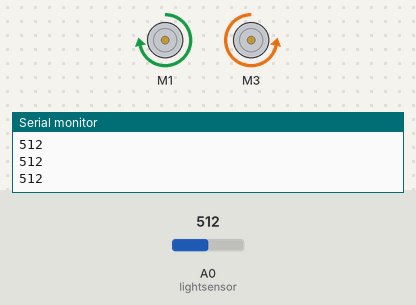
A sketch run on a simulated Arduino Uno, built with avr-gcc and run on an emulated ATmega328P. On the bench: 2 × DC motor (green arrow = forward, orange = backward, longer = faster), the last lines printed to the serial monitor. The inputs (shaded band) are chosen by the test bench; at power-on: A0 (lightsensor) = 512.

Above: at 1.2 s.
1.3 s: A0 (lightsensor) set to 491
At 1.8 s:
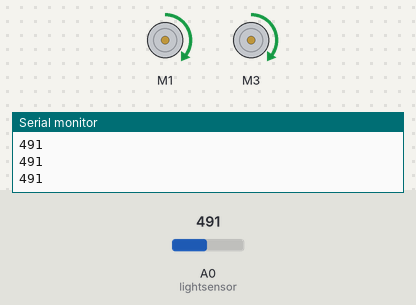
2.8 s: A0 (lightsensor) set to 108
4.3 s: A0 (lightsensor) set to 94
At 5.3 s:
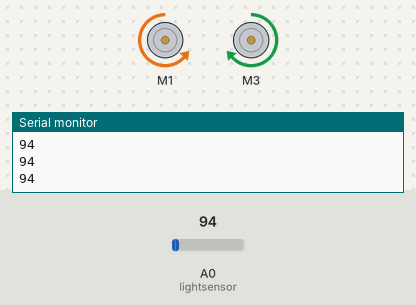
5.8 s: A0 (lightsensor) set to 110
At 6.5 s:
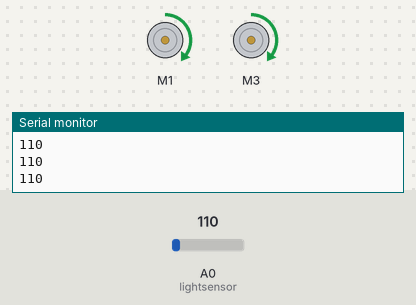
7.3 s: A0 (lightsensor) set to 90
At 8.7 s:
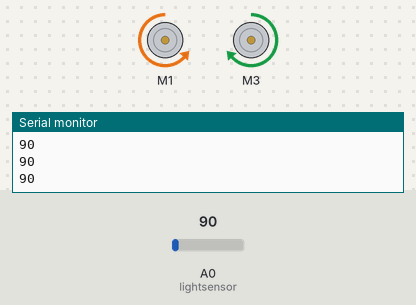
Timing chart, 0 to 9.8 s (numbered marks = the images above; inputs shaded):
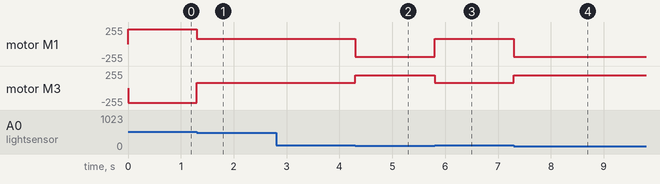

Measured:
- the behaviour switches between 500 and 499 on A0 (lightsensor) (found by bisection; images 0 and 1)
- the behaviour switches between 101 and 100 on A0 (lightsensor) (found by bisection; images 1 and 2)
- after the input at 1.3 s, motor M1: forward 220/255 → forward 80/255 at once; motor M3: backward 220/255 → forward 80/255 at once
- after the input at 4.3 s, motor M1: forward 80/255 → backward 190/255 at once; motor M3: forward 80/255 → forward 190/255 at once
- after the input at 5.8 s, motor M1: backward 190/255 → forward 80/255 at once; motor M3: forward 190/255 → forward 80/255 at once
- after the input at 7.3 s, motor M1: forward 80/255 → backward 190/255 at once; motor M3: forward 80/255 → forward 190/255 at once

The sketch:

carlos.ino
```cpp
#include "AFMotor.h"
#define lightsensor A0
#define borderLeft 100
#define borderRight 500
#define normalSpeed 80

AF_DCMotor motorRight (1,MOTOR12_8KHZ) ;
AF_DCMotor motorLeft (3,MOTOR34_8KHZ)  ;

void setup() {
  Serial.begin(9600);           // set up Serial library at 9600 bps
    pinMode(lightsensor, INPUT) ;

  //turn on motor
  motorRight.setSpeed(normalSpeed);
  motorLeft.setSpeed(normalSpeed);
}

void loop() {
  int sensor=0;
  int error=0;

  Serial.println(analogRead(lightsensor));
  sensor=analogRead(lightsensor);
  error=(sensor -75);

  if(sensor>borderLeft && sensor<borderRight)
  {
    motorRight.setSpeed(normalSpeed);
    motorLeft.setSpeed(normalSpeed);
    motorRight.run(FORWARD);
    motorLeft.run(FORWARD);
  }
  else if(sensor>=borderRight)
  {

    motorRight.setSpeed(220);
    motorLeft.setSpeed(220);
    motorRight.run(FORWARD);
    motorLeft.run(BACKWARD);
  }
  else if(sensor<=100)
  {

    //motorRight.setSpeed(normalSpeed+error);
      motorLeft.setSpeed(190);
      motorRight.setSpeed(190);
      motorLeft.run(FORWARD);
      motorRight.run(BACKWARD);

  }

}
```
